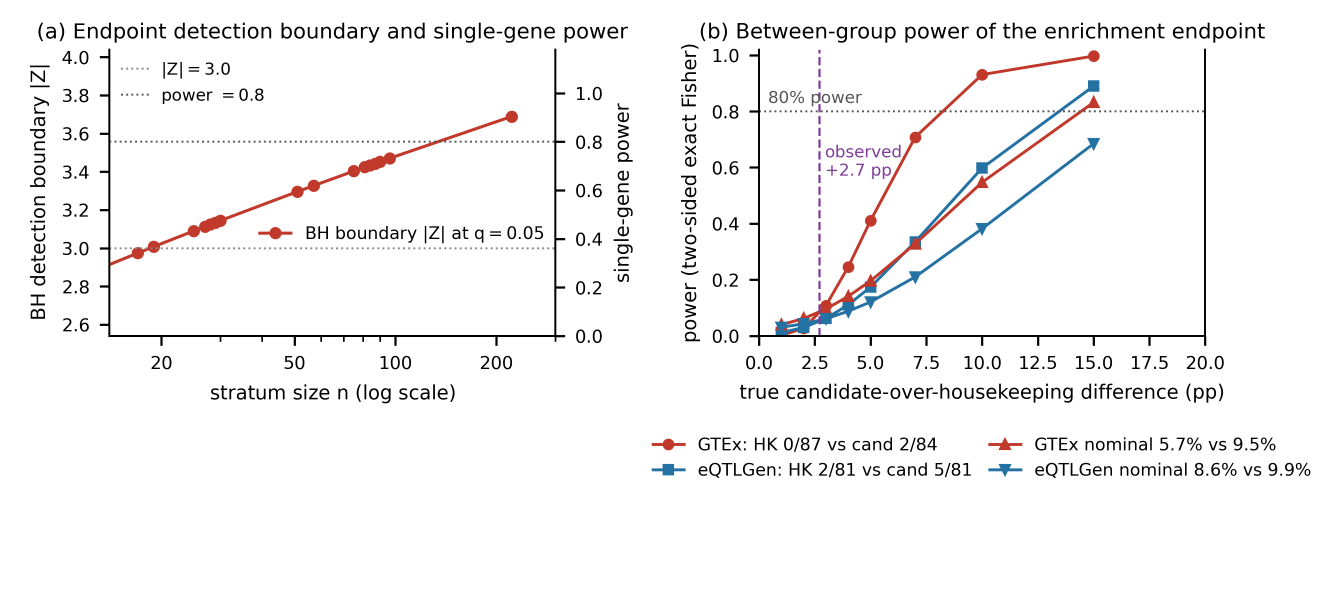
#> input picture code/figures/ge_si/published/FigS3_pre_patch.png, 3990 x 1800 px (shown at 1/3 size); the run also reads 1 picture not shown here
$ python patch_figS3.py
#> lines starting #> are read from the running program, lines starting #| are printed output that depends on the picture
# -*- coding: utf-8 -*-
"""Fig. S3 panel (a): truncate the panel title, keeping the prefix the published figure
already carried.

    old title: (a) Endpoint detection boundary and single-gene power
    new title: (a) Endpoint detection boundary
    changed  : 10,587 px, bbox x[1164,1883] y[68,127]

Status: **reconstruction**, and a verified one. The 2026-10-01 session kept a runnable
script for Fig. S1 (`patch_figS1_20261001_verbatim.py`) but only the *parameters* for
Fig. S3, in its session record:

    新标题恰为旧标题的前缀，因此只擦除 x∈[1145,1894], y∈[58,137] 的后半段
    (and single-gene power)，保留原有字形像素不动，实现零重绘误差。

That recipe is completely specified, and this file is it. Verified 2026-10-03: applying it
to `FigS3_pre_patch.png` reproduces `FigS3_published.png` with **zero differing pixels**.

Why it is exact
---------------
The new title is a prefix of the old one, so nothing had to be redrawn: the surviving
glyphs are the original pixels. The erase rectangle is deliberately wider than the ink it
removes, and the panel background inside it is uniform white, so widening it changes
nothing — any window covering x[1164,1884) y[68,128) gives the same result.
"""
import os
import sys

import numpy as np
from PIL import Image

HERE = os.path.dirname(os.path.abspath(__file__))
SRC = os.path.join(HERE, "FigS3_pre_patch.png")
DST = os.path.join(HERE, "FigS3_reapplied.png")
REF = os.path.join(HERE, "FigS3_published.png")

X0, X1 = 1145, 1895      # documented erase window, x in [1145, 1894] inclusive
Y0, Y1 = 58, 138         # documented erase window, y in [58, 137] inclusive
FILL = (255, 255, 255)   # panel background inside the window is uniform white


def apply(im):
    """Return the truncated image. The input is not modified."""
    a = np.array(im.convert("RGB")).copy()
#> a is the input picture: shape (1800, 3990, 3); mean R, G, B 245.7, 244.9, 245.1
    zone = a[Y0:Y1, X0:X1]
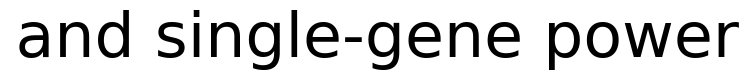
#> zone: shape (80, 750, 3); min 0, max 255, mean 215.9
    n_colours = len(np.unique(zone.reshape(-1, 3), axis=0))
#> n_colours = 256
    n_before = int((zone.astype(int).max(axis=2) < 200).sum())
#> n_before = 10088
    a[Y0:Y1, X0:X1] = FILL
    n_after = int((a[Y0:Y1, X0:X1].astype(int).max(axis=2) < 200).sum())
#> n_after = 0
    print("  erase x[%d,%d) y[%d,%d): %d distinct colours, dark px %d -> %d"
          % (X0, X1, Y0, Y1, n_colours, n_before, n_after))
#|   erase x[1145,1895) y[58,138): 256 distinct colours, dark px 10088 -> 0
    assert n_after == 0, "eraser left dark pixels"
    return Image.fromarray(a)


def main():
    print("source : %s" % os.path.basename(SRC))
    out = apply(Image.open(SRC))
    out.save(DST)
    print("wrote  : %s (%s B)" % (os.path.basename(DST), format(os.path.getsize(DST), ",")))

    if not os.path.exists(REF):
        print("reference %s absent; wrote the reapplied copy only" % os.path.basename(REF))
        return 0
    ref = np.asarray(Image.open(REF).convert("RGB")).astype(int)
    cur = np.asarray(out).astype(int)
    assert ref.shape == cur.shape, "size differs: %s vs %s" % (cur.shape, ref.shape)
    d = np.abs(cur - ref).max(axis=2)
#> d: shape (1800, 3990) int64; every value is 0
    n = int((d > 0).sum())
#> n = 0
    print("vs %s: pixels differing = %d" % (os.path.basename(REF), n))
#| vs FigS3_published.png: pixels differing = 0
    if n:
        ys, xs = np.where(d > 0)
        print("  bbox x[%d,%d] y[%d,%d]" % (xs.min(), xs.max(), ys.min(), ys.max()))
    return 0 if n == 0 else 1


if __name__ == "__main__":
    sys.exit(main())
#> (the program exits here)
